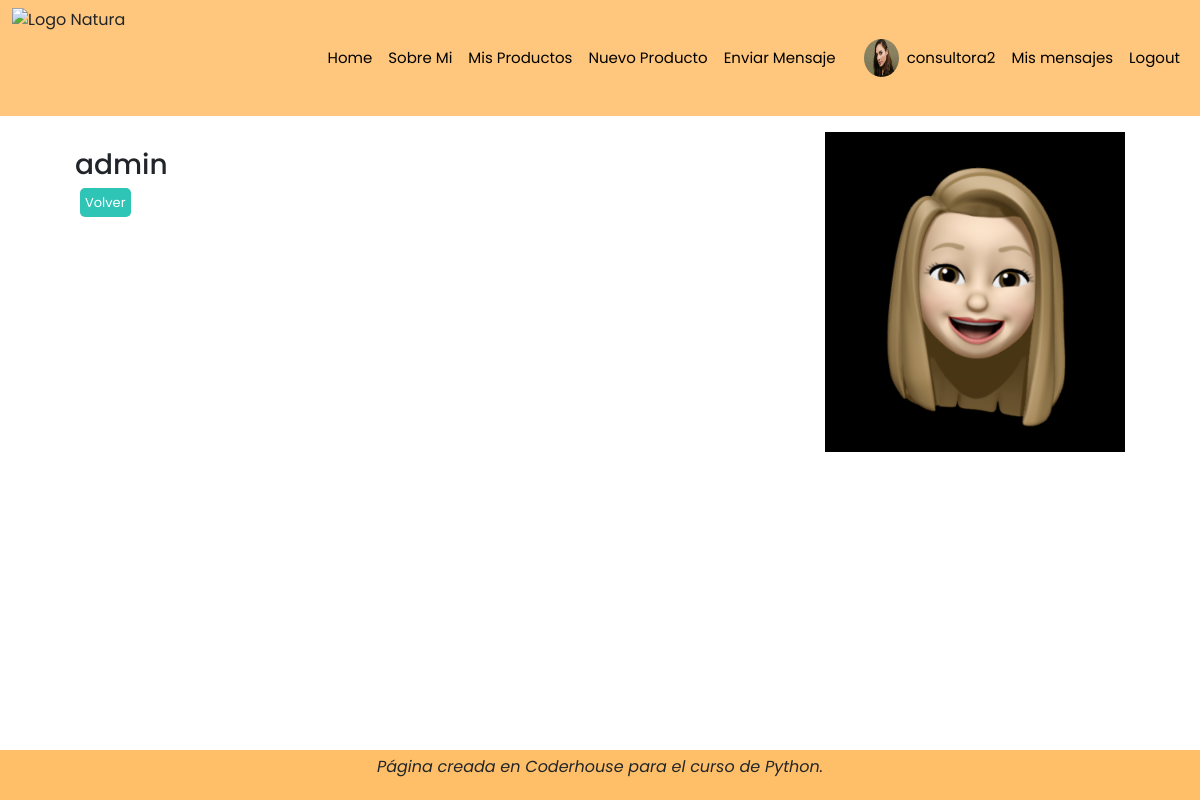
The page /profile/1/detail (signed in) on the database its author committed.
### natura/models.py (models this page shows, shortened)
class Profile(models.Model):
    user = models.OneToOneField(to=User, on_delete=models.CASCADE, related_name='profile')
    imagen = models.ImageField(upload_to='profiles')

### natura/views.py (the view)
# urls.py: path('profile/<pk>/detail', ProfileDetail.as_view(), name='profile-detail'),
class ProfileDetail(DetailView):
    model = Profile

### natura/templates/natura/profile_detail.html (shortened to what this page needs)
{% extends 'natura/base.html' %}
{% block main %}
<div class="d-flex justify-content-around mt-3">
    <div class="w-50 mt-3 botonPeque">
        <h3>{{object.user}}</h3>
        <div>
            <a href="{% url 'profile-list' %}">Volver</a>
        </div>
    </div>
    <img src="{{object.imagen.url}}" width="300px" height="100%">
</div>
{% endblock %}

### natura/templates/natura/base.html (shortened to what this page needs)
<!DOCTYPE html>
<html lang="es">
<head>
    {% load static %}
    <link href="{% static 'natura/css/bootstrap.min.css' %}" rel="stylesheet">
    <link href="{% static 'natura/css/carousel.css' %}" rel="stylesheet">
    <link href="{% static 'natura/css/main.css' %}" rel="stylesheet">
</head>
<body>
    <header class="header">
        <nav class="navbar navbar-expand-md navbar-custom">
            <div class="container-fluid">
                <img src="https://logotipoz.com/wp-content/uploads/2021/10/natura-png-transparente.png"
                    alt="Logo Natura" class="logo-natura">
                <div class="collapse navbar-collapse" id="navbarCollapse">
                    <ul class="navbar-nav ms-auto mb-2 mb-md-0">
                        <li class="nav-item">
                            <a class="nav-link active" aria-current="page" href="{% url 'index' %}">Home</a>
                        </li>
                        <li class="nav-item">
                            <a class="nav-link" href="{% url 'about' %}">Sobre Mi</a>
                        </li>
                        <li class="nav-item">
                            <a class="nav-link" href="{% url 'productos-list' %}">Mis Productos</a>
                        </li>
                        {% if user.is_authenticated %}
                        <li class="nav-item">
                            <a class="nav-link" href="{% url 'productos-create' %}">Nuevo Producto</a>
                        </li>
                        {% endif %}
                        <li class="nav-item">
                            <a class="nav-link" href="{% url 'mensaje-enviar' %}">Enviar Mensaje</a>
                        </li>
                        {% if user.profile.imagen %}
                            <a href="{% url 'profile-detail' user.profile.id %}">
                                <img src="{{user.profile.imagen.url}}" class="profile-image">
                            </a>
                        {% endif %}
                        {% if user.is_authenticated %}
                        <li class="nav-item">
                            <a class="nav-link" href="{% url 'profile-detail' user.profile.id %}">{{user.username}}</a>
                        </li>
                        <li class="nav-item">
                            <a class="nav-link" href="{% url 'mensaje-list' %}">Mis mensajes</a>
                        </li>
                        <li class="nav-item">
                            <a class="nav-link" href="{% url 'logout' %}"> Logout</a>
                        </li>
                        {% endif %}
                    </ul>
                </div>
            </div>
        </nav>
    </header>
    {% block main %}
    {% endblock %}
    <footer class="container-fluid footer">
        <p>Página creada en Coderhouse para el curso de Python.</p>
    </footer>
</body>
</html>

### natura/static/natura/css/main.css (style rules this page uses)
* { margin: 0; padding: 0; box-sizing: border-box; }
body { font-family: "Poppins", sans-serif; margin-bottom: 100px; }
.navbar-custom { background-color: #ffbe69dc; }
.logo-natura { height: 100px; }
ul { list-style: none; }
.nav-item a { color: black; font-size: 15px; }
.footer { background-color: #ffbf69; height: 50px; margin-top: 20px; display: flex; justify-content: center; align-items: center; position: fixed; bottom: 0; }
.footer p { font-style: italic; }
.profile-image { width: 35px; height: 100%; border-radius: 50%; margin-left: 20px; }
.botonPeque a { background-color: #2EC4B6; color: #ffffff; border-radius: 5px; font-size: 13px; padding: 5px; margin: 0 5px; text-decoration: none; }
.botonPeque { margin: 7px 0; }

### rows shown on the page
Profile: user "admin", imagen (picture)

### other values the page prints
{{ user.username }} "consultora2"
